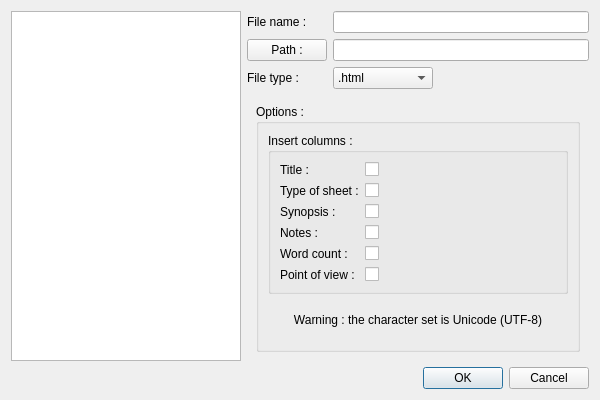
<?xml version="1.0" encoding="UTF-8"?>
<ui version="4.0">
 <class>Exporter</class>
 <widget class="QDialog" name="Exporter">
  <property name="geometry">
   <rect>
    <x>0</x>
    <y>0</y>
    <width>600</width>
    <height>400</height>
   </rect>
  </property>
  <property name="minimumSize">
   <size>
    <width>600</width>
    <height>400</height>
   </size>
  </property>
  <property name="windowTitle">
   <string>Dialog</string>
  </property>
  <property name="locale">
   <locale language="English" country="UnitedKingdom"/>
  </property>
  <layout class="QVBoxLayout" name="verticalLayout">
   <item>
    <layout class="QHBoxLayout" name="horizontalLayout" stretch="0,1">
     <item>
      <widget class="QTreeWidget" name="tree">
       <attribute name="headerVisible">
        <bool>false</bool>
       </attribute>
       <column>
        <property name="text">
         <string notr="true">1</string>
        </property>
       </column>
      </widget>
     </item>
     <item>
      <layout class="QVBoxLayout" name="verticalLayout_2">
       <item>
        <layout class="QFormLayout" name="pathFormLayout">
         <property name="fieldGrowthPolicy">
          <enum>QFormLayout::AllNonFixedFieldsGrow</enum>
         </property>
         <item row="0" column="0">
          <widget class="QLabel" name="fileNameLabel">
           <property name="text">
            <string>File name :</string>
           </property>
          </widget>
         </item>
         <item row="0" column="1">
          <widget class="QLineEdit" name="fileNameLineEdit"/>
         </item>
         <item row="1" column="0">
          <widget class="QPushButton" name="pathButton">
           <property name="text">
            <string>Path :</string>
           </property>
          </widget>
         </item>
         <item row="1" column="1">
          <widget class="QLineEdit" name="pathLineEdit"/>
         </item>
         <item row="2" column="0">
          <widget class="QLabel" name="fileTypeLabel">
           <property name="text">
            <string>File type :</string>
           </property>
          </widget>
         </item>
         <item row="2" column="1">
          <widget class="QComboBox" name="fileTypeComboBox">
           <property name="maximumSize">
            <size>
             <width>100</width>
             <height>16777215</height>
            </size>
           </property>
           <item>
            <property name="text">
             <string>.html</string>
            </property>
           </item>
           <item>
            <property name="text">
             <string>.odt</string>
            </property>
           </item>
           <item>
            <property name="text">
             <string>.txt</string>
            </property>
           </item>
           <item>
            <property name="text">
             <string>.csv</string>
            </property>
           </item>
           <item>
            <property name="text">
             <string>.pdf</string>
            </property>
           </item>
          </widget>
         </item>
        </layout>
       </item>
       <item>
        <widget class="QStackedWidget" name="stackedWidget">
         <property name="currentIndex">
          <number>1</number>
         </property>
         <widget class="QWidget" name="page">
          <layout class="QVBoxLayout" name="verticalLayout_3">
           <item>
            <widget class="QGroupBox" name="groupBox_2">
             <property name="title">
              <string>Options :</string>
             </property>
             <layout class="QHBoxLayout" name="horizontalLayout_3">
              <item>
               <widget class="QGroupBox" name="groupBox">
                <property name="title">
                 <string>Insert :</string>
                </property>
                <layout class="QFormLayout" name="formLayout_2">
                 <property name="fieldGrowthPolicy">
                  <enum>QFormLayout::AllNonFixedFieldsGrow</enum>
                 </property>
                 <item row="1" column="0">
                  <widget class="QLabel" name="storyLabel">
                   <property name="text">
                    <string>Story :</string>
                   </property>
                  </widget>
                 </item>
                 <item row="1" column="1">
                  <widget class="QCheckBox" name="storyCheckBox"/>
                 </item>
                 <item row="2" column="0">
                  <widget class="QLabel" name="synopsisLabel">
                   <property name="text">
                    <string>Synopsis :</string>
                   </property>
                  </widget>
                 </item>
                 <item row="2" column="1">
                  <widget class="QCheckBox" name="synopsisCheckBox"/>
                 </item>
                 <item row="4" column="0">
                  <widget class="QLabel" name="notesLabel">
                   <property name="text">
                    <string>Notes :</string>
                   </property>
                  </widget>
                 </item>
                 <item row="4" column="1">
                  <widget class="QCheckBox" name="notesCheckBox"/>
                 </item>
                </layout>
               </widget>
              </item>
              <item>
               <widget class="QGroupBox" name="groupBox_3">
                <property name="title">
                 <string>Other :</string>
                </property>
                <layout class="QFormLayout" name="formLayout_3">
                 <property name="fieldGrowthPolicy">
                  <enum>QFormLayout::AllNonFixedFieldsGrow</enum>
                 </property>
                 <item row="0" column="0">
                  <widget class="QLabel" name="setSceneTitlesLabel">
                   <property name="text">
                    <string>Set scene titles : </string>
                   </property>
                  </widget>
                 </item>
                 <item row="0" column="1">
                  <widget class="QComboBox" name="setSceneTitlesComboBox">
                   <item>
                    <property name="text">
                     <string>Nothing</string>
                    </property>
                   </item>
                   <item>
                    <property name="text">
                     <string>Titles</string>
                    </property>
                   </item>
                   <item>
                    <property name="text">
                     <string notr="true">###</string>
                    </property>
                   </item>
                   <item>
                    <property name="text">
                     <string notr="true">***</string>
                    </property>
                   </item>
                  </widget>
                 </item>
                </layout>
               </widget>
              </item>
             </layout>
            </widget>
           </item>
           <item>
            <layout class="QHBoxLayout" name="horizontalLayout_2">
             <item>
              <widget class="QPushButton" name="previewPushButton">
               <property name="text">
                <string>Preview</string>
               </property>
              </widget>
             </item>
            </layout>
           </item>
          </layout>
         </widget>
         <widget class="QWidget" name="page_2">
          <layout class="QVBoxLayout" name="verticalLayout_4">
           <item>
            <widget class="QGroupBox" name="groupBox_4">
             <property name="title">
              <string>Options :</string>
             </property>
             <layout class="QVBoxLayout" name="verticalLayout_5">
              <item>
               <widget class="QGroupBox" name="groupBox_5">
                <property name="title">
                 <string>Insert columns :</string>
                </property>
                <layout class="QFormLayout" name="formLayout_4">
                 <property name="fieldGrowthPolicy">
                  <enum>QFormLayout::AllNonFixedFieldsGrow</enum>
                 </property>
                 <item row="4" column="0">
                  <widget class="QLabel" name="synopsisLabel_2">
                   <property name="text">
                    <string>Synopsis :</string>
                   </property>
                  </widget>
                 </item>
                 <item row="4" column="1">
                  <widget class="QCheckBox" name="synopsisCheckBox_2"/>
                 </item>
                 <item row="6" column="0">
                  <widget class="QLabel" name="notesLabel_2">
                   <property name="text">
                    <string>Notes :</string>
                   </property>
                  </widget>
                 </item>
                 <item row="6" column="1">
                  <widget class="QCheckBox" name="notesCheckBox_2"/>
                 </item>
                 <item row="7" column="0">
                  <widget class="QLabel" name="wordCountLabel_2">
                   <property name="text">
                    <string>Word count :</string>
                   </property>
                  </widget>
                 </item>
                 <item row="7" column="1">
                  <widget class="QCheckBox" name="wordCountCheckBox_2"/>
                 </item>
                 <item row="8" column="0">
                  <widget class="QLabel" name="pointOfViewLabel_2">
                   <property name="text">
                    <string>Point of view :</string>
                   </property>
                  </widget>
                 </item>
                 <item row="8" column="1">
                  <widget class="QCheckBox" name="pointOfViewCheckBox_2"/>
                 </item>
                 <item row="1" column="0">
                  <widget class="QLabel" name="titleLabel_2">
                   <property name="text">
                    <string>Title :</string>
                   </property>
                  </widget>
                 </item>
                 <item row="1" column="1">
                  <widget class="QCheckBox" name="titleCheckBox_2"/>
                 </item>
                 <item row="2" column="0">
                  <widget class="QLabel" name="typeOfSheetLabel_2">
                   <property name="text">
                    <string>Type of sheet :</string>
                   </property>
                  </widget>
                 </item>
                 <item row="2" column="1">
                  <widget class="QCheckBox" name="typeOfSheetCheckBox_2"/>
                 </item>
                </layout>
               </widget>
              </item>
              <item>
               <widget class="QLabel" name="label">
                <property name="text">
                 <string>Warning : the character set is Unicode (UTF-8)</string>
                </property>
                <property name="alignment">
                 <set>Qt::AlignCenter</set>
                </property>
               </widget>
              </item>
             </layout>
            </widget>
           </item>
          </layout>
         </widget>
        </widget>
       </item>
      </layout>
     </item>
    </layout>
   </item>
   <item>
    <widget class="QDialogButtonBox" name="buttonBox">
     <property name="orientation">
      <enum>Qt::Horizontal</enum>
     </property>
     <property name="standardButtons">
      <set>QDialogButtonBox::Cancel|QDialogButtonBox::Ok</set>
     </property>
    </widget>
   </item>
  </layout>
 </widget>
 <resources/>
 <connections>
  <connection>
   <sender>buttonBox</sender>
   <signal>accepted()</signal>
   <receiver>Exporter</receiver>
   <slot>accept()</slot>
   <hints>
    <hint type="sourcelabel">
     <x>227</x>
     <y>382</y>
    </hint>
    <hint type="destinationlabel">
     <x>157</x>
     <y>274</y>
    </hint>
   </hints>
  </connection>
  <connection>
   <sender>buttonBox</sender>
   <signal>rejected()</signal>
   <receiver>Exporter</receiver>
   <slot>reject()</slot>
   <hints>
    <hint type="sourcelabel">
     <x>295</x>
     <y>388</y>
    </hint>
    <hint type="destinationlabel">
     <x>286</x>
     <y>274</y>
    </hint>
   </hints>
  </connection>
 </connections>
</ui>
